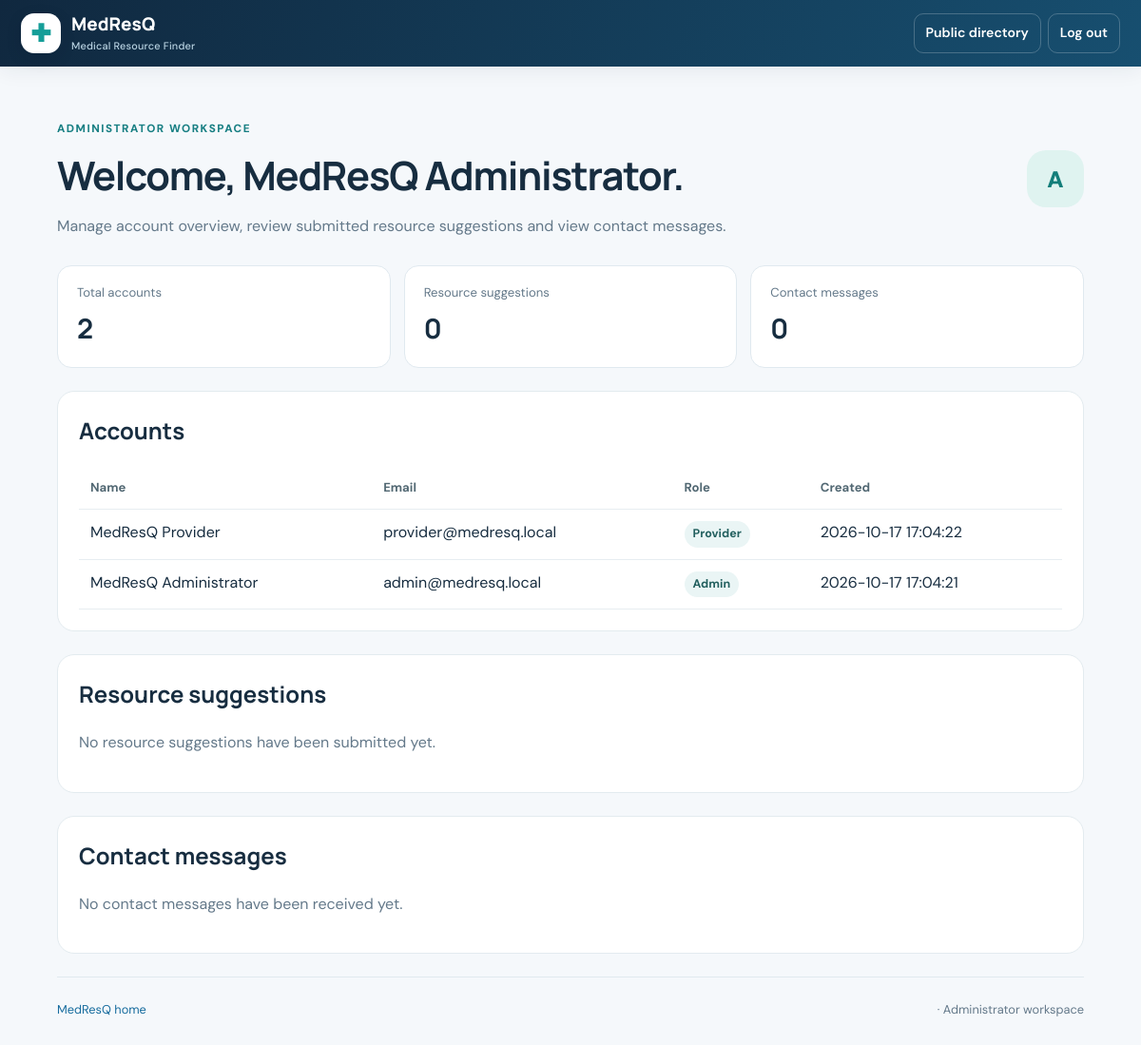
The page /admin (signed in) on the database its author committed.
### tables this page shows
CREATE TABLE users(
      id INTEGER PRIMARY KEY AUTOINCREMENT, name TEXT NOT NULL,
      email TEXT NOT NULL UNIQUE COLLATE NOCASE, password_hash TEXT NOT NULL,
      role TEXT NOT NULL DEFAULT 'patient', created_at TEXT DEFAULT CURRENT_TIMESTAMP);

### app.py (the view)
@app.get("/admin")
@role_required("admin")
def admin_dashboard():
    users = db().execute("SELECT id,name,email,role,created_at FROM users ORDER BY id DESC").fetchall()
    suggestions = db().execute("SELECT s.*,u.name AS user_name,u.email AS user_email FROM suggestions s JOIN users u ON u.id=s.user_id ORDER BY s.id DESC").fetchall()
    messages = db().execute("SELECT * FROM contact_messages ORDER BY id DESC").fetchall()
    return render_template("admin_dashboard.html", user=get_user(), users=users, suggestions=suggestions, messages=messages)

### app.py (called while the page is built)
def db():
    if "db" not in g:
        g.db = sqlite3.connect(DB_PATH)
        g.db.row_factory = sqlite3.Row
        g.db.execute("PRAGMA foreign_keys=ON")
    return g.db

def get_user():
    uid = session.get("user_id")
    return db().execute("SELECT id,name,email,role FROM users WHERE id=?", (uid,)).fetchone() if uid else None

@app.context_processor
def inject():
    if "csrf_token" not in session:
        session["csrf_token"] = secrets.token_urlsafe(32)
    return {"current_user": get_user(), "csrf_token": session["csrf_token"]}

@app.before_request
def csrf_check():
    if request.method == "POST":
        sent, expected = request.form.get("csrf_token", ""), session.get("csrf_token", "")
        if not sent or not expected or not secrets.compare_digest(sent, expected):
            abort(400, "Your session expired. Please return to the page and try again.")

def login_required(fn):
    @wraps(fn)
    def wrapped(*args, **kwargs):
        if not session.get("user_id"):
            flash("Please log in to continue.", "error")
            return redirect(url_for("login", next=request.path))
        return fn(*args, **kwargs)
    return wrapped

def role_required(*allowed_roles):
    def decorator(fn):
        @wraps(fn)
        @login_required
        def wrapped(*args, **kwargs):
            user = get_user()
            if not user or user["role"] not in allowed_roles:
                abort(403)
            return fn(*args, **kwargs)
        return wrapped
    return decorator

### templates/admin_dashboard.html
<!doctype html><html lang="en"><head><meta charset="utf-8"><meta name="viewport" content="width=device-width,initial-scale=1"><title>Administrator workspace | MedResQ</title><link rel="stylesheet" href="{{url_for('static',filename='style.css')}}"></head><body><header class="top"><div class="topin"><a class="brand" href="{{url_for('index')}}"><span class="logo">✚</span><span>MedResQ<small>Medical Resource Finder</small></span></a><nav class="nav"><a href="{{url_for('index')}}">Public directory</a><form method="post" action="{{url_for('logout')}}"><input type="hidden" name="csrf_token" value="{{csrf_token}}"><button class="nav-button">Log out</button></form></nav></div></header><main class="wrap dashboard-page">{% with messages=get_flashed_messages(with_categories=true) %}{% for category,message in messages %}<div class="flash {{category}}" role="status">{{message}}</div>{% endfor %}{% endwith %}<section class="dashboard-welcome"><div><div class="eyebrow">Administrator workspace</div><h1>Welcome, {{user['name']}}.</h1><p class="muted">Manage account overview, review submitted resource suggestions and view contact messages.</p></div><div class="avatar">A</div></section><div class="dashboard-stats"><div class="dash-stat"><span>Total accounts</span><strong>{{users|length}}</strong></div><div class="dash-stat"><span>Resource suggestions</span><strong>{{suggestions|length}}</strong></div><div class="dash-stat"><span>Contact messages</span><strong>{{messages|length}}</strong></div></div><section class="workspace-section"><h2>Accounts</h2><div class="table-wrap"><table class="workspace-table"><thead><tr><th>Name</th><th>Email</th><th>Role</th><th>Created</th></tr></thead><tbody>{% for item in users %}<tr><td>{{item['name']}}</td><td>{{item['email']}}</td><td><span class="role-pill">{{item['role']|title}}</span></td><td>{{item['created_at']}}</td></tr>{% endfor %}</tbody></table></div></section><section class="workspace-section" id="suggestions"><h2>Resource suggestions</h2>{% if suggestions %}<div class="table-wrap"><table class="workspace-table"><thead><tr><th>Resource</th><th>Submitted by</th><th>Area</th><th>Status</th><th>Update</th></tr></thead><tbody>{% for item in suggestions %}<tr><td><strong>{{item['resource_name']}}</strong><br><small>{{item['resource_type']}}</small>{% if item['notes'] %}<p>{{item['notes']}}</p>{% endif %}</td><td>{{item['user_name']}}<br><small>{{item['user_email']}}</small></td><td>{{item['area']}}</td><td>{{item['status']}}</td><td><form method="post" action="{{url_for('update_suggestion_status',suggestion_id=item['id'])}}"><input type="hidden" name="csrf_token" value="{{csrf_token}}"><select class="status-select" name="status" aria-label="Status for {{item['resource_name']}}"><option {% if item['status']=='Pending review' %}selected{% endif %}>Pending review</option><option {% if item['status']=='Approved' %}selected{% endif %}>Approved</option><option {% if item['status']=='Rejected' %}selected{% endif %}>Rejected</option></select><button class="primary" type="submit">Save</button></form></td></tr>{% endfor %}</tbody></table></div>{% else %}<p class="muted">No resource suggestions have been submitted yet.</p>{% endif %}</section><section class="workspace-section"><h2>Contact messages</h2>{% if messages %}<div class="table-wrap"><table class="workspace-table"><thead><tr><th>From</th><th>Subject</th><th>Message</th><th>Received</th></tr></thead><tbody>{% for message in messages %}<tr><td>{{message['name']}}<br><small>{{message['email']}}</small></td><td>{{message['subject']}}</td><td>{{message['message']}}</td><td>{{message['created_at']}}</td></tr>{% endfor %}</tbody></table></div>{% else %}<p class="muted">No contact messages have been received yet.</p>{% endif %}</section><footer class="footer"><a href="{{url_for('index')}}">MedResQ home</a> · Administrator workspace</footer></main></body></html>

### static/style.css (style rules this page uses)
:root { --navy:#10283f;--navy2:#163c59;--blue:#176c9e;--teal:#159e98;--mint:#e7f7f4;--bg:#f5f8fb;--ink:#172d40;--muted:#64798a;--line:#e0e9ef;--red:#df5263;--white:#fff;--shadow:0 16px 44px rgba(16,40,63,.07) }
* { box-sizing:border-box }
html { scroll-behavior:smooth;scroll-padding-top:24px }
body { margin:0;background:var(--bg);font-family:'DM Sans',system-ui,-apple-system,'Segoe UI',sans-serif;color:var(--ink);line-height:1.55 }
h1,h2,h3,.brand { font-family:Manrope,'DM Sans',sans-serif }
h1,h2,h3,p { margin-top:0 }
a { color:var(--blue);text-decoration:none }
button,input,select,textarea { font:inherit }
button,a,select { touch-action:manipulation }
.top { background:linear-gradient(115deg,#10283f,#174f70);color:white;padding:14px max(22px,calc((100vw - 1200px)/2));box-shadow:0 4px 20px #10283f12 }
.topin { max-width:1200px;margin:auto;display:flex;align-items:center;justify-content:space-between;gap:20px }
.brand { display:flex;align-items:center;gap:11px;color:white!important;font-size:1.18rem;font-weight:800;line-height:1.15;white-space:nowrap }
.brand small { display:block;font:500 .68rem 'DM Sans',sans-serif;letter-spacing:.2px;color:#b9d3e2;margin-top:4px }
.logo { height:42px;width:42px;border-radius:14px;background:#fff;color:var(--teal);display:grid;place-items:center;font-size:1.6rem;font-weight:900;box-shadow:0 5px 16px #05182725 }
.nav { display:flex;align-items:center;justify-content:flex-end;gap:7px;flex-wrap:wrap }
.nav a,.nav-button { color:white;border:1px solid #ffffff38;border-radius:10px;padding:9px 12px;background:transparent;font-size:.88rem;font-weight:600;cursor:pointer;display:inline-flex;align-items:center;justify-content:center }
.nav form { margin:0 }
.wrap { width:min(1200px,calc(100% - 36px));margin:30px auto 58px }
.eyebrow { display:flex;align-items:center;gap:8px;font-size:.73rem;font-weight:800;letter-spacing:1.5px;text-transform:uppercase;color:#187f83 }
.muted { color:var(--muted);line-height:1.65 }
.footer { display:flex;align-items:center;justify-content:space-between;gap:18px;flex-wrap:wrap;padding:24px 0 0;border-top:1px solid var(--line);color:var(--muted);font-size:.8rem }
.dashboard-page { max-width:1080px }
.dashboard-welcome { display:flex;align-items:center;justify-content:space-between;gap:20px;padding:26px 0 18px }
.dashboard-welcome h1 { font-size:clamp(1.8rem,4vw,2.6rem);letter-spacing:-1.2px;margin:8px 0 }
.dashboard-welcome p { margin:0 }
.avatar { width:60px;height:60px;border-radius:20px;background:#dff3f0;color:#137e7a;display:grid;place-items:center;font-size:1.5rem;font-weight:900;flex:none }
.dashboard-stats { display:grid;grid-template-columns:repeat(3,1fr);gap:14px;margin:10px 0 22px }
.dash-stat { padding:18px 20px;border:1px solid var(--line);border-radius:15px;background:white }
.dash-stat span { display:block;font-size:.82rem;color:var(--muted) }
.dash-stat strong { display:block;font-size:1.8rem;font-family:Manrope,sans-serif;margin-top:5px }
.table-wrap { overflow-x:auto }
.workspace-table { width:100%;border-collapse:collapse }
.workspace-table th,.workspace-table td { text-align:left;vertical-align:top;padding:12px;border-bottom:1px solid #e7edf1 }
.workspace-table th { color:#526873;font-size:.82rem }
.workspace-section { margin:24px 0;padding:22px;background:#fff;border:1px solid #e3ebef;border-radius:18px }
.workspace-section h2 { margin-top:0 }
.role-pill { display:inline-block;padding:4px 9px;border-radius:999px;background:#eaf5f5;color:#23605f;font-size:.78rem;font-weight:700 }

### rows shown on the page
users: name "MedResQ Administrator", email "admin@medresq.local", role "Admin", created_at "2026-10-17 17:04:21"
users: name "MedResQ Provider", email "provider@medresq.local", role "Provider", created_at "2026-10-17 17:04:22"

### other values the page prints
{{ users|length }} "2"
{{ suggestions|length }} "0"
{{ messages|length }} "0"
